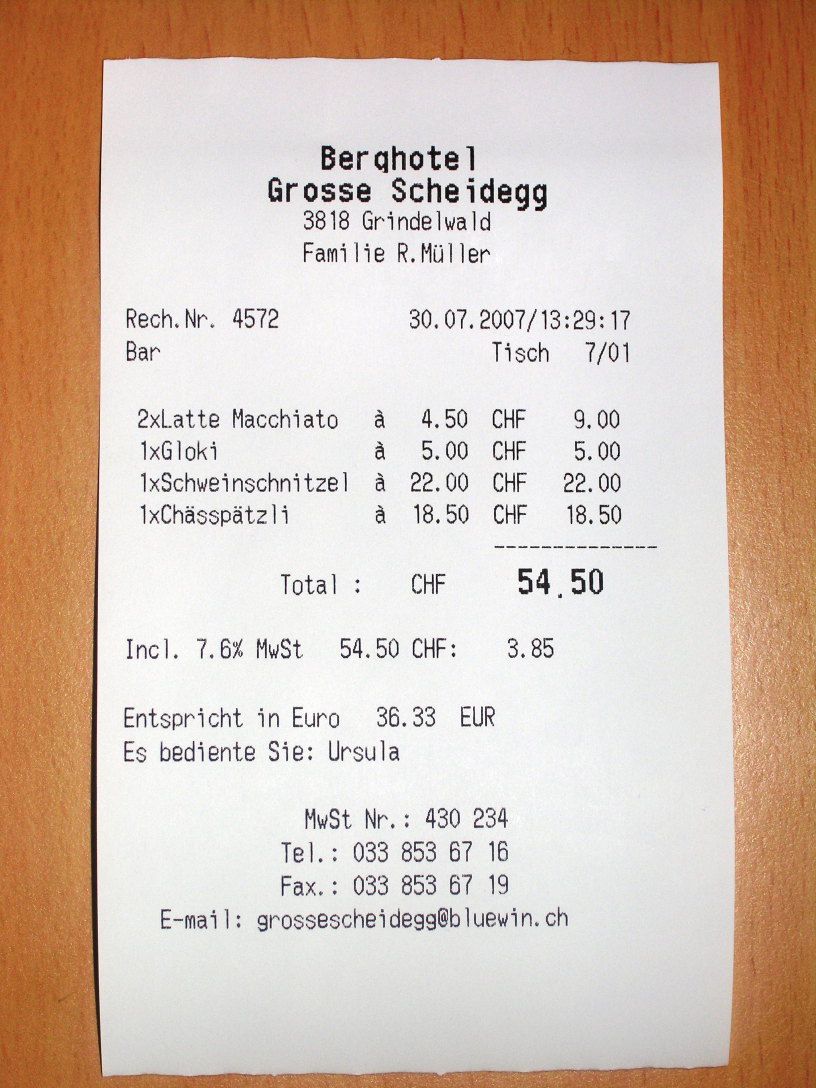
#> input picture python/ReadMyReceipt/POC/ReceiptSwiss.jpg, 2448 x 3264 px (shown at 1/3 size)
$ python cvexperiments.py
#> lines starting #> are read from the running program, lines starting #| are printed output that depends on the picture; after the words box and inside, x2 and y2 are one past the last pixel; in counts of white or black regions, pixels touching at a corner belong together
import numpy as np
import cv2
# Load image and convert it from BGR to RGB
image = cv2.cvtColor(cv2.imread("ReceiptSwiss.jpg"), cv2.COLOR_BGR2RGB)
cv2.imshow("aaa",image)
cv2.waitKey(0)
cv2.destroyAllWindows()

def resize(img, height=800):
    """ Resize image to given height """
#> called with height = 800
    rat = height / img.shape[0]
#> rat = 0.245
    return cv2.resize(img, (int(rat * img.shape[1]), height))
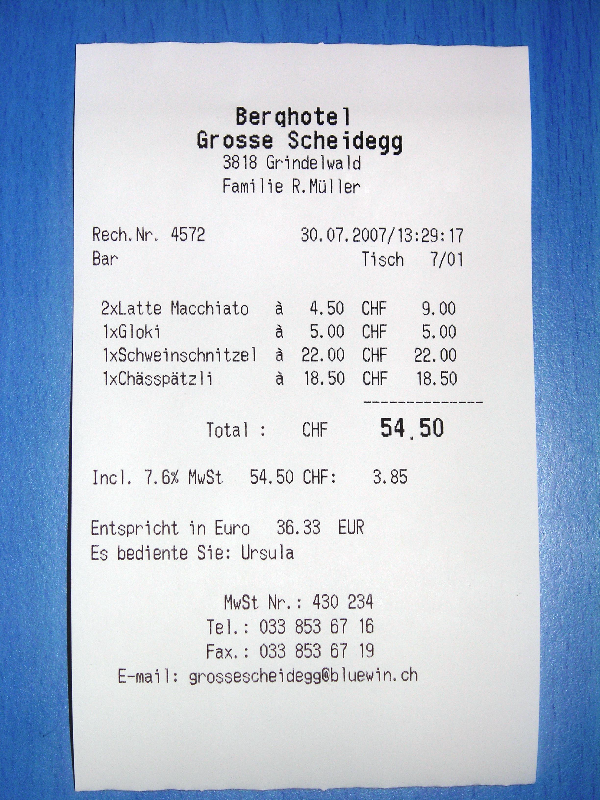
#> returned value: shape (800, 600, 3); mean of channels 0, 1, 2 213.9, 193.5, 179.4; drawn as B, G, R

# Resize and convert to grayscale
img = cv2.cvtColor(resize(image), cv2.COLOR_BGR2GRAY)
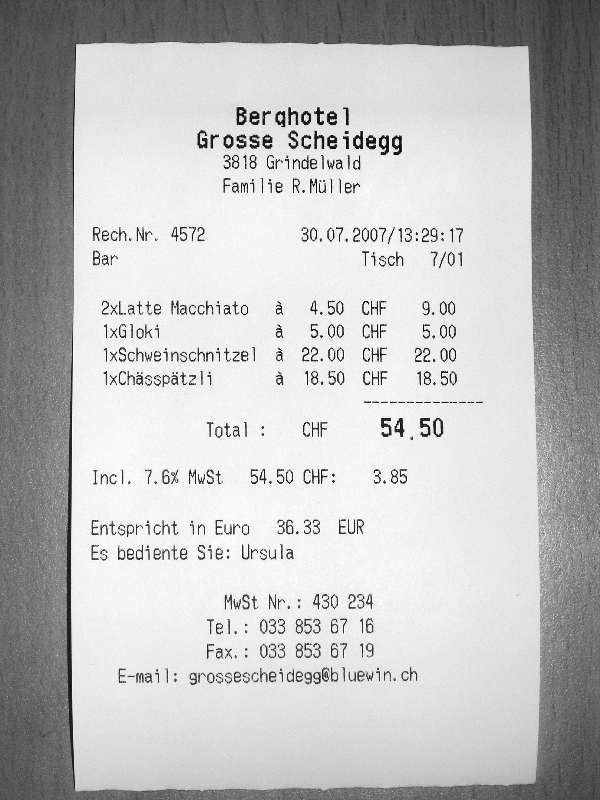
#> img: shape (800, 600); min 1, max 255, mean 191.6

cv2.imshow("1",img)
cv2.waitKey(0)
cv2.destroyAllWindows()

# Bilateral filter preserv edges
img = cv2.bilateralFilter(img, 9, 75, 75)

cv2.imshow("2",img)
cv2.waitKey(0)
cv2.destroyAllWindows()

# Create black and white image based on adaptive threshold
img = cv2.adaptiveThreshold(img, 255, cv2.ADAPTIVE_THRESH_GAUSSIAN_C, cv2.THRESH_BINARY, 115, 4)
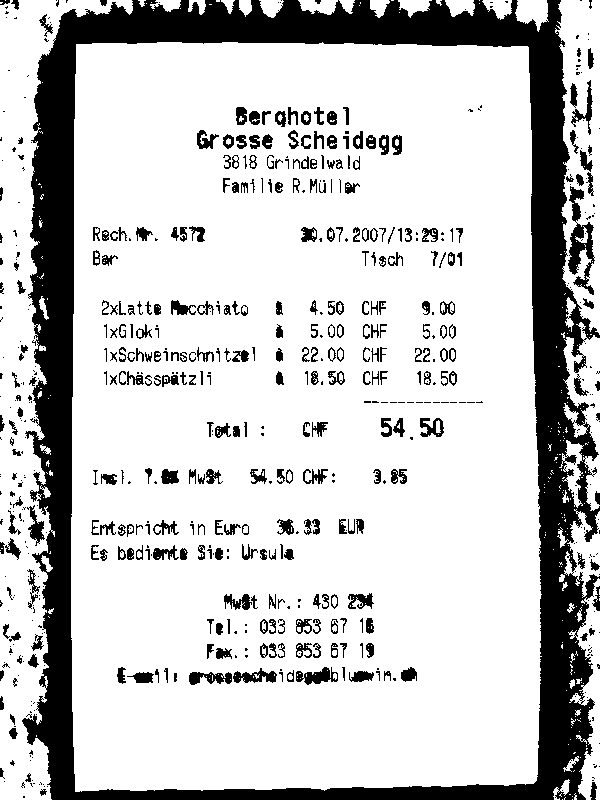
#> img: shape (800, 600); 78.7% white; 645 black regions (324 under 20 px), largest, box (x1, y1, x2, y2) and area: (22, 0, 600, 800) 77466, (568, 186, 595, 295) 1221, (296, 667, 338, 685) 408

cv2.imshow("3",img)
cv2.waitKey(0)
cv2.destroyAllWindows()

# Median filter clears small details
img = cv2.medianBlur(img, 11)
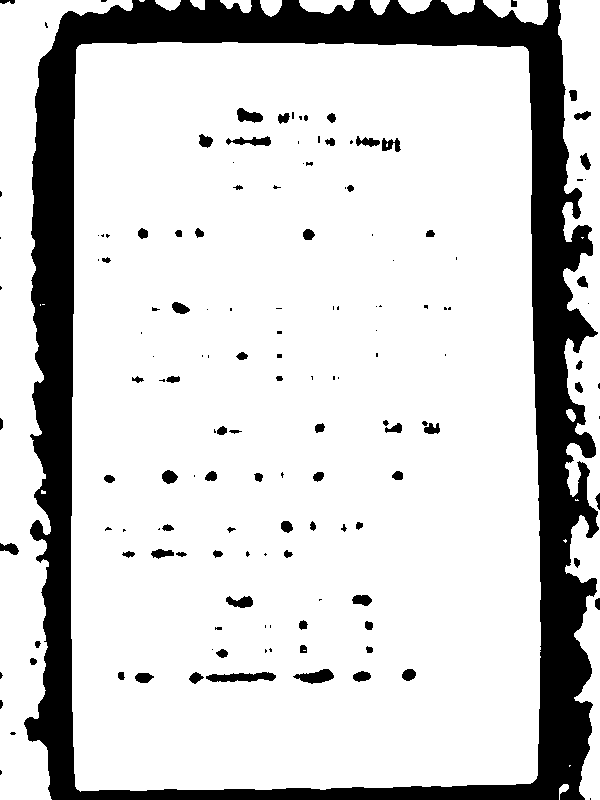
#> img: shape (800, 600); 81.8% white; 147 black regions (68 under 20 px), largest, box (x1, y1, x2, y2) and area: (24, 0, 599, 800) 80416, (206, 672, 276, 682) 485, (293, 669, 334, 684) 360

cv2.imshow("4",img)
cv2.waitKey(0)
cv2.destroyAllWindows()

# Add black border in case that page is touching an image border
img = cv2.copyMakeBorder(img, 5, 5, 5, 5, cv2.BORDER_CONSTANT, value=[0, 0, 0])
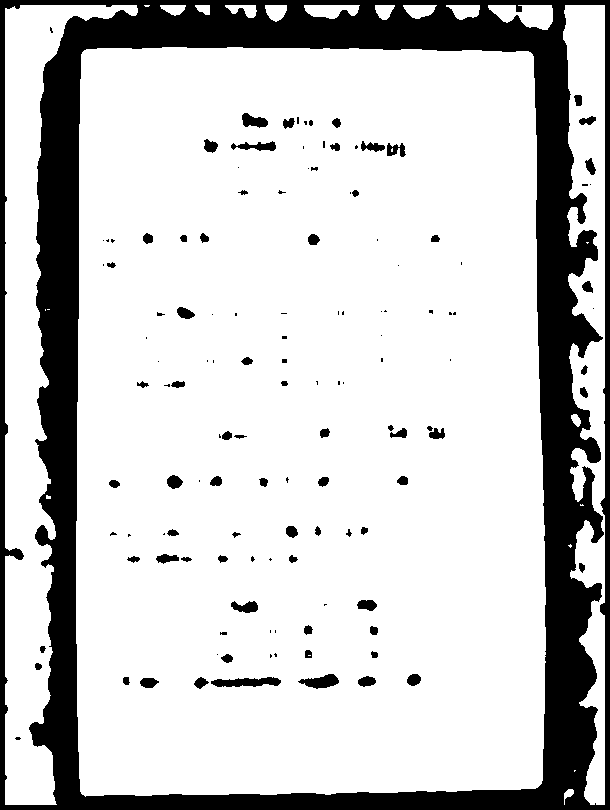
#> img: shape (810, 610); 79.4% white; 131 black regions (59 under 20 px), largest, box (x1, y1, x2, y2) and area: (0, 0, 610, 810) 94961, (211, 677, 281, 687) 485, (298, 674, 339, 689) 360

cv2.imshow("5",img)
cv2.waitKey(0)
cv2.destroyAllWindows()

edges = cv2.Canny(img, 200, 250)
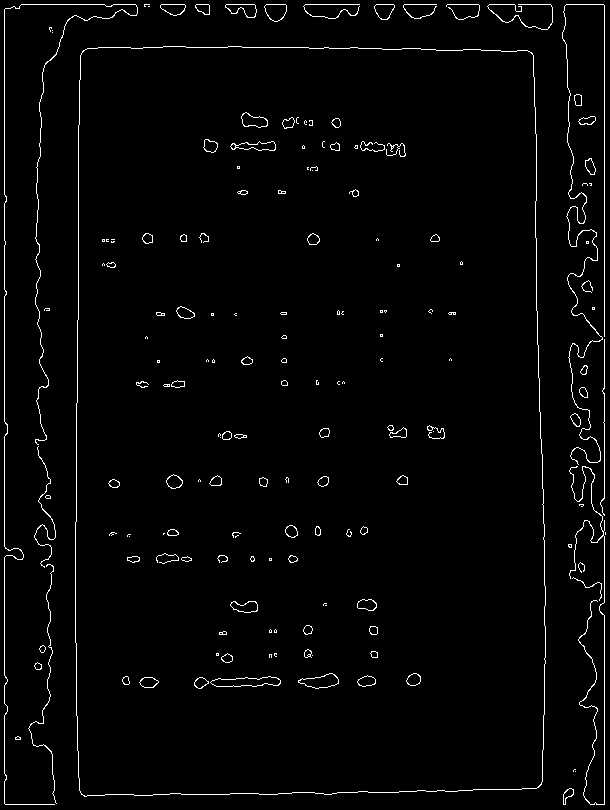
#> edges: shape (810, 610); 2.2% white in thin lines or dots

cv2.imshow("6",edges)
cv2.waitKey(0)
cv2.destroyAllWindows()

# Getting contours
contours, hierarchy = cv2.findContours(edges, cv2.RETR_TREE, cv2.CHAIN_APPROX_SIMPLE)
#> contours = 272 contours, 138 with area under 20; largest, box (x1, y1, x2, y2) and area: (75, 46, 546, 797) 344275, (75, 46, 546, 797) 344267, (210, 676, 281, 687) 484, (210, 676, 281, 687) 480, (298, 673, 339, 689) 359

# Finding contour of biggest rectangle
# Otherwise return corners of original image
# Don't forget on our 5px border!
height = edges.shape[0]
#> height = 810
width = edges.shape[1]
#> width = 610
MAX_COUNTOUR_AREA = (width - 10) * (height - 10)
#> MAX_COUNTOUR_AREA = 480000

# Page fill at least half of image, then saving max area found
maxAreaFound = MAX_COUNTOUR_AREA * 0.5
#> maxAreaFound = 240000

# Saving page contour
pageContour = np.array([[5, 5], [5, height-5], [width-5, height-5], [width-5, 5]])
#> pageContour = [[5, 5], [5, 805], [605, 805], [605, 5]]

# Go through all contours
for cnt in contours:
    # Simplify contour
    perimeter = cv2.arcLength(cnt, True)
    approx = cv2.approxPolyDP(cnt, 0.03 * perimeter, True)

    # Page has 4 corners and it is convex
    # Page area must be bigger than maxAreaFound
    if (len(approx) == 4 and
            cv2.isContourConvex(approx) and
            maxAreaFound < cv2.contourArea(approx) < MAX_COUNTOUR_AREA):

        maxAreaFound = cv2.contourArea(approx)
        pageContour = approx
#> this loop made 272 passes
#> (perimeter, maxAreaFound, pageContour) on pass 43: (2423.8, 334771, [[83, 50], [81, 794], [538, 787], [532, 53]])
#> perimeter on passes 1, 2, 4, 5, 6, 7: 45.56, 43.21, 6.83, 14.83, 12.49, 23.9
#> after the loop, maxAreaFound = 334771

# Result in pageConoutr (numpy array of 4 points):
def fourCornersSort(pts):
    """ Sort corners: top-left, bot-left, bot-right, top-right """
    # Difference and sum of x and y value
    # Inspired by http://www.pyimagesearch.com
    diff = np.diff(pts, axis=1)
#> diff = [-33, 713, 249, -479]
    summ = pts.sum(axis=1)
#> summ = [133, 875, 1325, 585]

    # Top-left point has smallest sum...
    # np.argmin() returns INDEX of min
    return np.array([pts[np.argmin(summ)],
                     pts[np.argmax(diff)],
                     pts[np.argmax(summ)],
                     pts[np.argmin(diff)]])


def contourOffset(cnt, offset):
    """ Offset contour, by 5px border """
#> called with cnt = array of shape (4, 2), offset = (-5, -5)
    # Matrix addition
    cnt += offset
#> cnt = [[78, 45], [76, 789], [533, 782], [527, 48]]

    # if value < 0 => replace it by 0
    cnt[cnt < 0] = 0
    return cnt


# Sort and offset corners
pageContour = fourCornersSort(pageContour[:, 0])
pageContour = contourOffset(pageContour, (-5, -5))
#> pageContour = [[78, 45], [76, 789], [533, 782], [527, 48]]

# Recalculate to original scale - start Points
sPoints = pageContour.dot(image.shape[0] / 800)
#> sPoints = [[318.2, 183.6], [310.1, 3219.1], [2174.6, 3190.6], [2150.2, 195.8]]

# Using Euclidean distance
# Calculate maximum height (maximal length of vertical edges) and width
height = max(np.linalg.norm(sPoints[0] - sPoints[1]),
             np.linalg.norm(sPoints[2] - sPoints[3]))
#> height = 3035.5
width = max(np.linalg.norm(sPoints[1] - sPoints[2]),
            np.linalg.norm(sPoints[3] - sPoints[0]))
#> width = 1864.8

# Create target points
tPoints = np.array([[0, 0],
                    [0, height],
                    [width, height],
                    [width, 0]], np.float32)
#> tPoints = [[0, 0], [0, 3035.5], [1864.8, 3035.5], [1864.8, 0]]

# getPerspectiveTransform() needs float32
if sPoints.dtype != np.float32:
    sPoints = sPoints.astype(np.float32)

# Wraping perspective
M = cv2.getPerspectiveTransform(sPoints, tPoints)
#> M = [[1, 0.0027, -319.7], [-0.00679, 1.02, -184.5], [-7.28e-06, 5.9e-06, 1]]
newImage = cv2.warpPerspective(image, M, (int(width), int(height)))
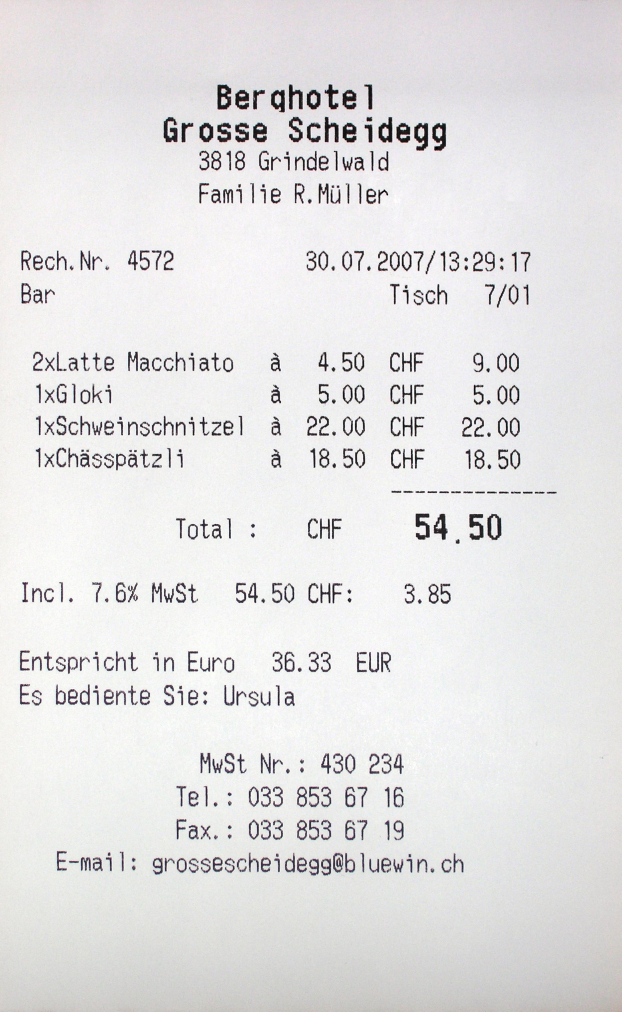
#> newImage: shape (3035, 1864, 3) (shown at 1/3 size); mean R, G, B 227, 226, 226.4

# Saving the result. Yay! (don't forget to convert colors bact to BGR)

cv2.imshow("7",newImage)
cv2.waitKey(0)
cv2.destroyAllWindows()


cv2.imshow("8",cv2.cvtColor(newImage, cv2.COLOR_BGR2RGB))
cv2.waitKey(0)
cv2.destroyAllWindows()
